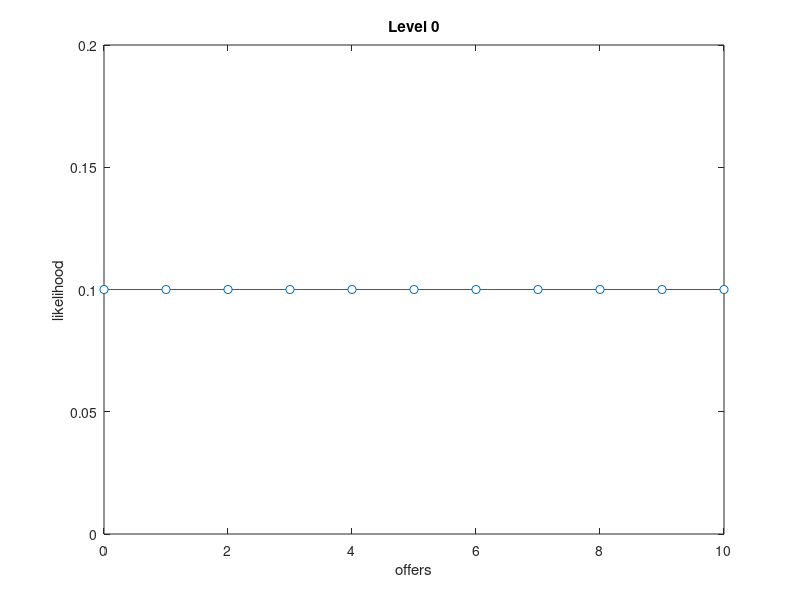
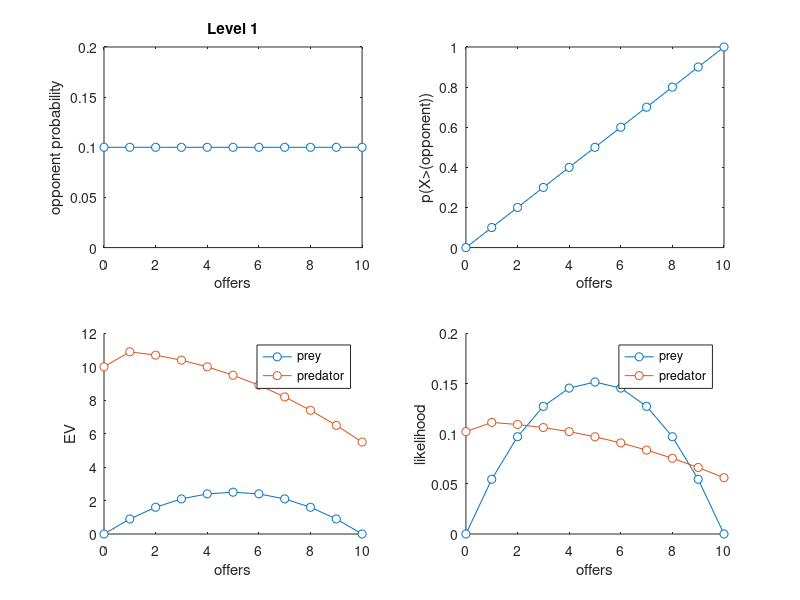
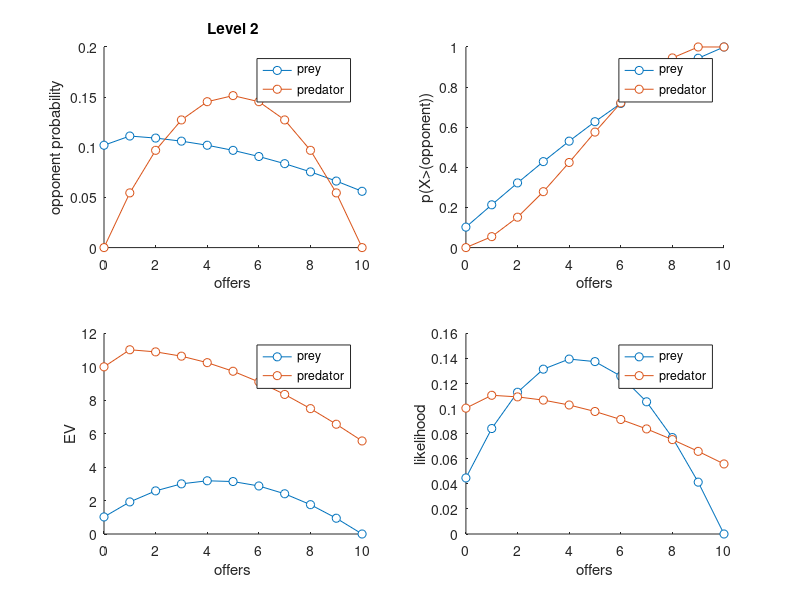
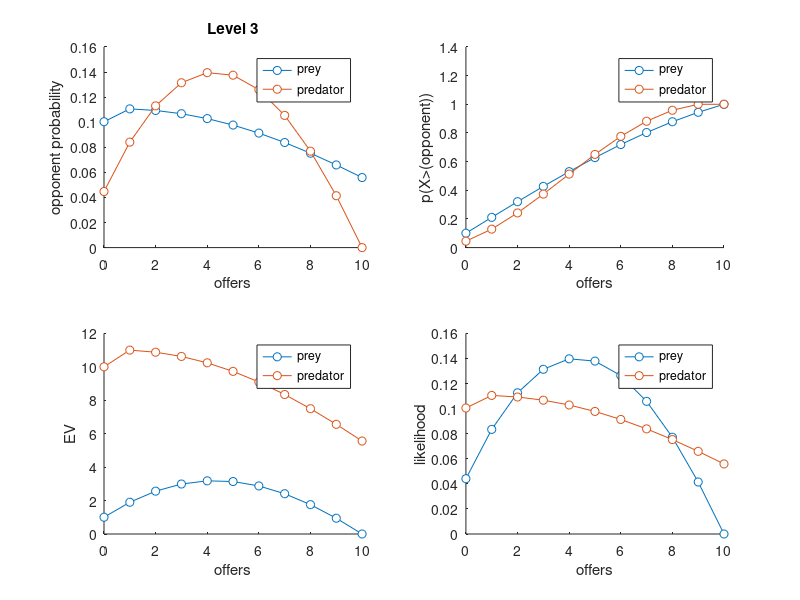

The MATLAB source for these figures, in order:
clear
close all
clc
 


offers  = 0:1:10;
endow   = 10*ones(1,numel(offers));% parameters of the simulation


%% level-0
% at level 0, players play at random

opp =  makedist('uniform','lower',offers(1),'upper',offers(end));           % estimate the pdf from the pC
X = pdf(opp, offers);
figure;
set(gcf,'Color',[1,1,1])
plot(offers,X,'-o',...
    'MarkerFaceColor',[1,1,1])
title('Level 0')
set(gca,'YLim',[0 .2])
xlabel('offers')
ylabel('likelihood')


%% level-1
% at level 1, players expect opponents to be level-0 player

opp =  makedist('Uniform','lower',offers(1),'upper',offers(end));           % estimate the pdf from the pC
X = pdf(opp, offers);
Y = cumsum(X)-X(1);

EVprey     = (endow - offers).* (Y);                       % compute EV of the offers given current model
% EVpred     = (endow - offers) + (endow - offers).* (Y);   % compute EV of the offers given current model
EVpred = NaN(1, length(offers));
for tc = 1:length(EVpred)
    EVpred(tc) = ((endow(tc) - offers(tc))) + sum((endow(1:tc) - offers(1:tc)) .* (X(1:tc)));
end
EVpred(1) = 10; % EV for an investment of 0 should always be 10


PCprey     = EVprey./sum(EVprey);                       % compute EV of the offers given current model
PCpred     = EVpred./sum(EVpred);   

figure
set(gcf,'Color',[1,1,1])

subplot(2,2,1)
plot(offers,X,'-o',...
    'MarkerFaceColor',[1,1,1])
xlabel('offers')
ylabel('opponent probability')
set(gca,'YLim',[0 .2])
title('Level 1')

subplot(2,2,2)
plot(offers,Y,'-o',...
    'MarkerFaceColor',[1,1,1])
xlabel('offers')
ylabel('p(X>(opponent))')

subplot(2,2,3)
hold on
plot(offers,EVprey,'-o',...
    'MarkerFaceColor',[1,1,1])
plot(offers,EVpred,'-o',...
    'MarkerFaceColor',[1,1,1])
xlabel('offers')
ylabel('EV')
legend('prey','predator')

subplot(2,2,4)
hold on
plot(offers,PCprey,'-o',...
    'MarkerFaceColor',[1,1,1])
plot(offers,PCpred,'-o',...
    'MarkerFaceColor',[1,1,1])
xlabel('offers')
ylabel('likelihood')
legend('prey','predator')


%% level-2
% at level 2, players expect opponent to be level-1 players

XPrey = PCprey;
XPred = PCpred;

YPrey = cumsum(XPrey);
YPred = cumsum(XPred);

EVprey     = (endow - offers).* (YPred);                       % compute EV of the offers given current model
% EVpred     = (endow - offers) + (endow - offers).* (Y);   % compute EV of the offers given current model
EVpred = NaN(1, length(offers));
for tc = 1:length(EVpred)
    EVpred(tc) = ((endow(tc) - offers(tc))) + sum((endow(1:tc) - offers(1:tc)) .* (XPred(1:tc)));
end
EVpred(1) = 10; % EV for an investment of 0 should always be 10

PCprey     = EVprey./sum(EVprey);                       % compute EV of the offers given current model
PCpred     = EVpred./sum(EVpred);     


figure
set(gcf,'Color',[1,1,1])
subplot(2,2,1)
hold on
plot(offers,XPred,'-o',...
    'MarkerFaceColor',[1,1,1])
plot(offers,XPrey,'-o',...
    'MarkerFaceColor',[1,1,1])
xlabel('offers')
ylabel('opponent probability')
legend('prey','predator')
title('Level 2')

subplot(2,2,2)
hold on
plot(offers,YPred,'-o',...
    'MarkerFaceColor',[1,1,1])
plot(offers,YPrey,'-o',...
    'MarkerFaceColor',[1,1,1])
xlabel('offers')
ylabel('p(X>(opponent))')
legend('prey','predator')

subplot(2,2,3)
hold on
plot(offers,EVprey,'-o',...
    'MarkerFaceColor',[1,1,1])
plot(offers,EVpred,'-o',...
    'MarkerFaceColor',[1,1,1])
xlabel('offers')
ylabel('EV')
legend('prey','predator')

subplot(2,2,4)
hold on
plot(offers,PCprey,'-o',...
    'MarkerFaceColor',[1,1,1])
plot(offers,PCpred,'-o',...
    'MarkerFaceColor',[1,1,1])
xlabel('offers')
ylabel('likelihood')
legend('prey','predator')


%% level-3
% at level 3, players expect opponent to be level-2 players

XPrey = PCprey;
XPred = PCpred;

YPrey = cumsum(XPrey);
YPred = cumsum(XPred);

EVprey     = (endow - offers).* (YPred);                       % compute EV of the offers given current model
% EVpred     = (endow - offers) + (endow - offers).* (Y);   % compute EV of the offers given current model
EVpred = NaN(1, length(offers));
for tc = 1:length(EVpred)
    EVpred(tc) = ((endow(tc) - offers(tc))) + sum((endow(1:tc) - offers(1:tc)) .* (XPred(1:tc)));
end
EVpred(1) = 10; % EV for an investment of 0 should always be 10

PCprey     = EVprey./sum(EVprey);                       % compute EV of the offers given current model
PCpred     = EVpred./sum(EVpred);     


figure
set(gcf,'Color',[1,1,1])
subplot(2,2,1)
hold on
plot(offers,XPred,'-o',...
    'MarkerFaceColor',[1,1,1])
plot(offers,XPrey,'-o',...
    'MarkerFaceColor',[1,1,1])
xlabel('offers')
ylabel('opponent probability')
legend('prey','predator')
title('Level 3')

subplot(2,2,2)
hold on
plot(offers,YPred,'-o',...
    'MarkerFaceColor',[1,1,1])
plot(offers,YPrey,'-o',...
    'MarkerFaceColor',[1,1,1])
xlabel('offers')
ylabel('p(X>(opponent))')
legend('prey','predator')

subplot(2,2,3)
hold on
plot(offers,EVprey,'-o',...
    'MarkerFaceColor',[1,1,1])
plot(offers,EVpred,'-o',...
    'MarkerFaceColor',[1,1,1])
xlabel('offers')
ylabel('EV')
legend('prey','predator')

subplot(2,2,4)
hold on
plot(offers,PCprey,'-o',...
    'MarkerFaceColor',[1,1,1])
plot(offers,PCpred,'-o',...
    'MarkerFaceColor',[1,1,1])
xlabel('offers')
ylabel('likelihood')
legend('prey','predator')
